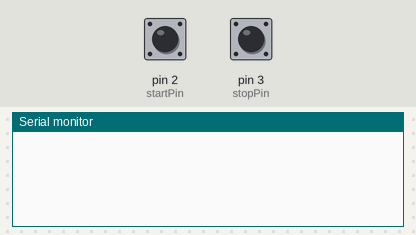
A sketch run on a simulated Arduino Uno, built with avr-gcc and run on an emulated ATmega328P. On the bench: the last lines printed to the serial monitor. The test bench sets the inputs (shaded band); at power-on: pin 2 (startPin) HIGH, pin 3 (stopPin) HIGH.

Above: at 1.2 s.
1.3 s: pin 2 (startPin) pulled LOW for 0.15 s
At 2.8 s:
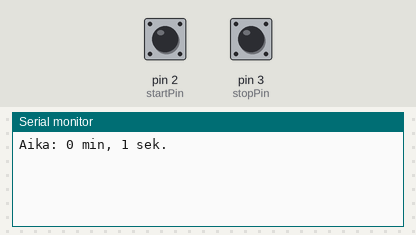
4.4 s: pin 3 (stopPin) pulled LOW for 0.15 s
At 5.6 s:
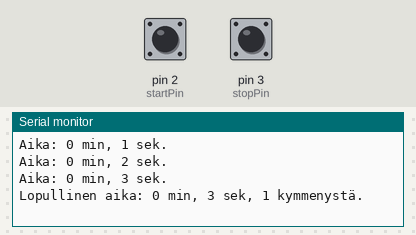
6.0 s: pin 2 (startPin) pulled LOW for 1 s
At 7.6 s:
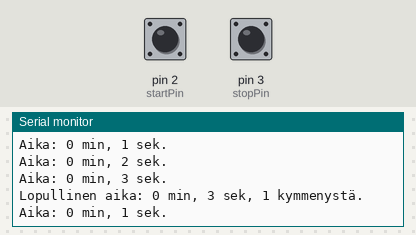
8.5 s: pin 3 (stopPin) pulled LOW for 1 s
At 10.0 s:
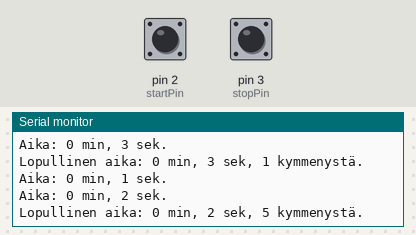
Timing chart, 0 to 11.5 s (numbered marks = the images above; inputs shaded):
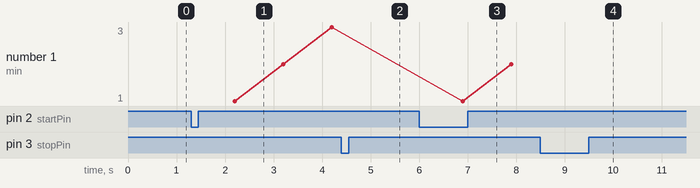

The sketch:

Sekunttikello_timerilla.ino
```cpp
/*
Tehtävä:
Tee sekuntikello käyttäen Loop-rakennetta ja Timeria. Sekuntikellon tulee laskea sekunnin kymmenyksiä, sekunteja ja minuutteja

- Sekuntikello käynnistetään maadoittamalla pinni 2 (voit käyttää keskeytyksiä apuna)

- Sekuntikello päivittää ajan sarjaportille sekunnin välein.

- Sekuntikello pysäytetään maadoittamalla pinni 3, jolloin tulostetaan tarkka aika kymmenyksineen, ja nollataan aika uutta ajanottoa varten.

*/
// Pinnit
const int startPin = 2;  // Pinni 2: Sekuntikellon käynistykseen
const int stopPin = 3;   // Pinni 3: Sekuntikellon pysäyttämiseen

volatile boolean running = false;
volatile boolean stopped = false;

// Ajan muuttujat
unsigned long previousMillis = 0;
unsigned long timeElapsed = 0;  // Aika millisekunneissa
unsigned long deciseconds = 0;  // Sekunnin kymmenykset
unsigned long seconds = 0;      // Sekunnit
unsigned long minutes = 0;      // Minuutit

void setup() {
  pinMode(startPin, INPUT_PULLUP);  // Start-pinni
  pinMode(stopPin, INPUT_PULLUP);   // Stop-pinni

  // Keskeytykset
  attachInterrupt(digitalPinToInterrupt(startPin), startTimer, FALLING);
  attachInterrupt(digitalPinToInterrupt(stopPin), stopTimer, FALLING);

  Serial.begin(9600);  // Sarjaportin alustus
}

void loop() {
  if (running) {
    unsigned long currentMillis = millis();

    // Tarkistetaan, onko 100 millisekuntia kulunut
    if (currentMillis - previousMillis >= 100) {
      previousMillis = currentMillis;
      timeElapsed += 100;

      deciseconds++;
      if (deciseconds >= 10) {
        deciseconds = 0;
        seconds++;

        if (seconds >= 60) {
          seconds = 0;
          minutes++;
        }
      }

      // Päivitetään aika sarjaporttiin sekunnin välein
      if (seconds % 1 == 0 && deciseconds == 0) {
        Serial.print("Aika: ");
        Serial.print(minutes);
        Serial.print(" min, ");
        Serial.print(seconds);
        Serial.println(" sek.");
      }
    }
  }

  if (stopped) {
    // Tulostetaan tarkka aika pysäytyksen yhteydessä
    Serial.print("Lopullinen aika: ");
    Serial.print(minutes);
    Serial.print(" min, ");
    Serial.print(seconds);
    Serial.print(" sek, ");
    Serial.print(deciseconds);
    Serial.println(" kymmenystä.");

    // Nollataan ajanottoa varten
    deciseconds = 0;
    seconds = 0;
    minutes = 0;
    timeElapsed = 0;
    stopped = false;
  }
}

void startTimer() {
  running = true;
}

void stopTimer() {
  running = false;
  stopped = true;
}
```

Measured:
- after the input at 1.3 s, the serial monitor: prints a new line after 0.90 s (image 1)
- after the input at 4.4 s, the serial monitor: prints a new line at once (image 2)
- after the input at 6.0 s, the serial monitor: prints a new line after 0.90 s (image 3)
- after the input at 8.5 s, the serial monitor: prints a new line at once (image 4)
